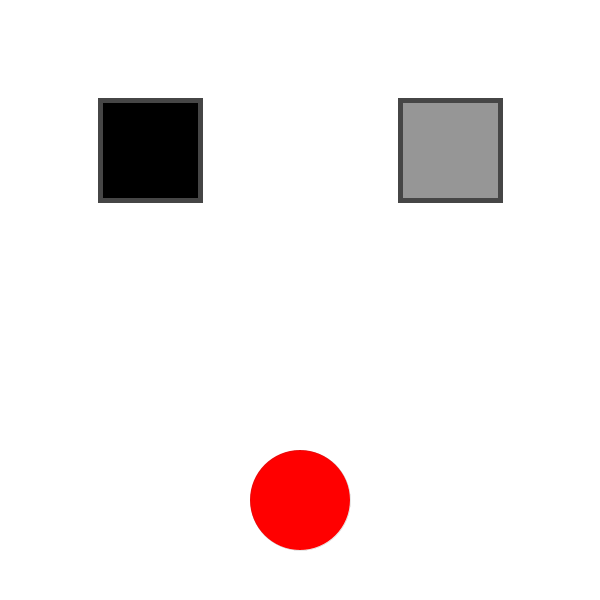
Frame 1 (no input)
Frame 60 (the mouse pressed at the canvas centre just before this capture): identical to frame 1, image omitted
Frame 120 (the mouse held since frame 60 and released just before this capture): identical to frame 1, image omitted

The Processing sketch that drew this single still picture (run headless with seeded random() and noise(); from frame 60 on, the mouse is pressed at the canvas centre):

// Processing sketch: AT_44444
// ── AT_44444.pde
boolean button1 = false;
boolean button2 = false;

int x = 100;
int y = 100;
int a = 300;
int x1 = 400;
int y1 = 100;
int w = 100;
int h = 100;

void setup(){
  size(600, 600);
}

void draw(){
  background(255);
  
  strokeWeight(5);
  
  if (button1){
    background(0);
  }
  else if (button2){
    background(150);
  }
  
  fill(0);
  stroke(70);
  rect(x, y, w, h);
  
  fill(150);
  stroke(70);
  rect(x1, y1, w, h);
  
  fill(255, 0, 0);
  strokeWeight(0);
  circle(a, 500, 100);
  if (mousePressed && (mouseButton == LEFT)){
      a += -1;
  } else if (mousePressed && (mouseButton == RIGHT)){
    a += +1;
  }
}

void mousePressed(){
  if (mouseX > x-5 && mouseX < x+w+5 && mouseY > y-5 && mouseY < y+h+5){
    button1 = !button1;
  } else if (mouseX > x1-5 && mouseX < x1+w+5 && mouseY > y1-5 && mouseY < y1+h+5){
    button2 = !button2;
  }
}
